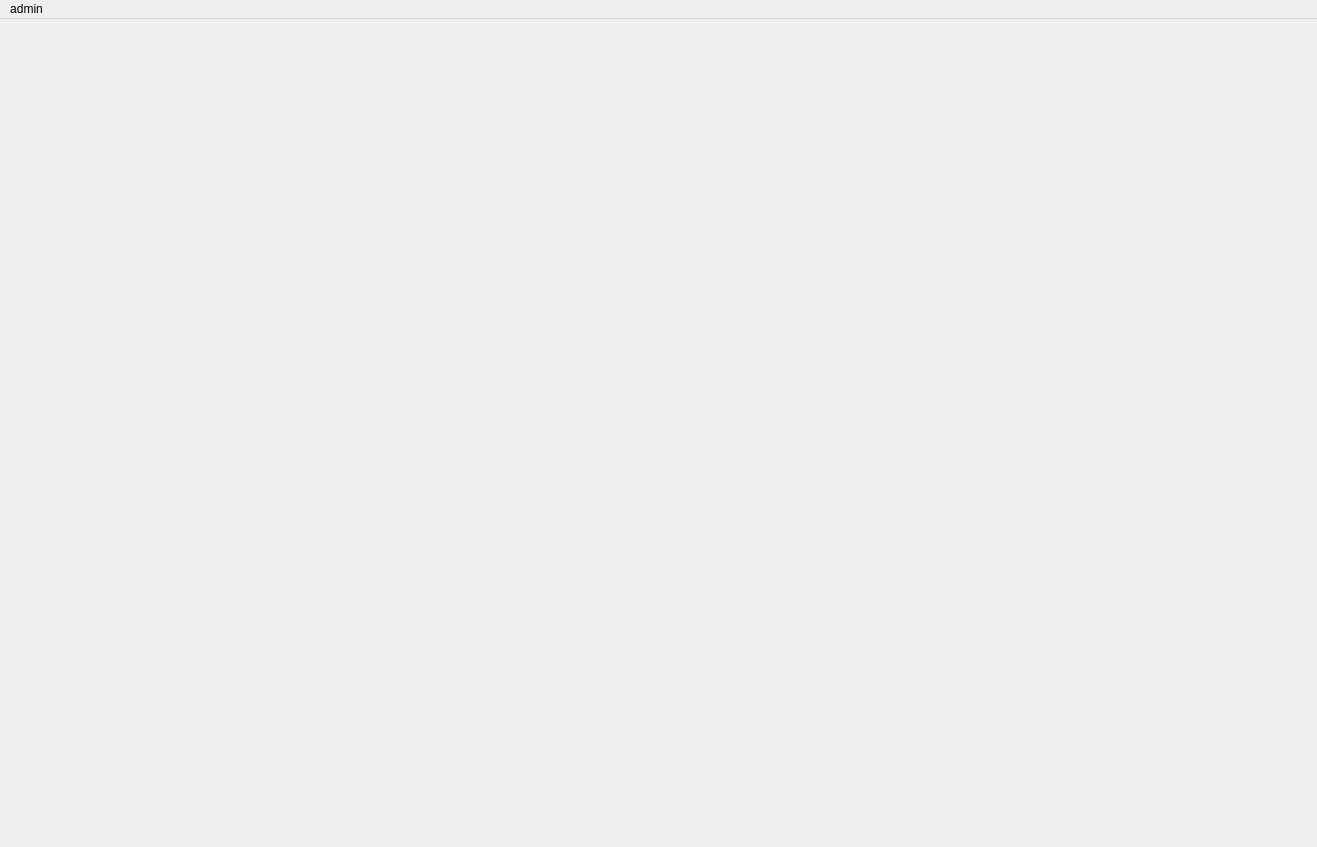
<?xml version="1.0" encoding="UTF-8"?>
<ui version="4.0">
 <class>MainWindow</class>
 <widget class="QMainWindow" name="MainWindow">
  <property name="geometry">
   <rect>
    <x>0</x>
    <y>0</y>
    <width>1317</width>
    <height>847</height>
   </rect>
  </property>
  <property name="windowTitle">
   <string>MainWindow</string>
  </property>
  <widget class="QWidget" name="centralwidget">
   <widget class="QLabel" name="label">
    <property name="geometry">
     <rect>
      <x>0</x>
      <y>0</y>
      <width>1311</width>
      <height>811</height>
     </rect>
    </property>
    <property name="text">
     <string/>
    </property>
    <property name="pixmap">
     <pixmap>kkkkkkkkkk.jpg</pixmap>
    </property>
    <property name="scaledContents">
     <bool>true</bool>
    </property>
   </widget>
  </widget>
  <widget class="QMenuBar" name="menubar">
   <property name="geometry">
    <rect>
     <x>0</x>
     <y>0</y>
     <width>1317</width>
     <height>26</height>
    </rect>
   </property>
   <widget class="QMenu" name="menuadmin">
    <property name="title">
     <string>admin</string>
    </property>
    <widget class="QMenu" name="pm">
     <property name="title">
      <string>profile_management</string>
     </property>
     <addaction name="add"/>
     <addaction name="update"/>
    </widget>
    <widget class="QMenu" name="menusearch_management">
     <property name="title">
      <string>search management</string>
     </property>
     <addaction name="search"/>
     <addaction name="show_all"/>
    </widget>
    <widget class="QMenu" name="menuchart">
     <property name="title">
      <string>chart</string>
     </property>
     <addaction name="highest"/>
    </widget>
    <addaction name="pm"/>
    <addaction name="add_language"/>
    <addaction name="sm"/>
    <addaction name="rating"/>
    <addaction name="menusearch_management"/>
    <addaction name="menuchart"/>
   </widget>
   <addaction name="menuadmin"/>
  </widget>
  <action name="login">
   <property name="icon">
    <iconset resource="admin.qrc">
     <normaloff>:/adminimage/download (1).jfif</normaloff>:/adminimage/download (1).jfif</iconset>
   </property>
   <property name="text">
    <string>login</string>
   </property>
  </action>
  <action name="add_language">
   <property name="icon">
    <iconset resource="admin.qrc">
     <normaloff>:/adminimage/5.png</normaloff>:/adminimage/5.png</iconset>
   </property>
   <property name="text">
    <string>language_details</string>
   </property>
  </action>
  <action name="sm">
   <property name="icon">
    <iconset resource="admin.qrc">
     <normaloff>:/adminimage/2.png</normaloff>:/adminimage/2.png</iconset>
   </property>
   <property name="text">
    <string>survey_management</string>
   </property>
  </action>
  <action name="rating">
   <property name="icon">
    <iconset resource="admin.qrc">
     <normaloff>:/adminimage/3.png</normaloff>:/adminimage/3.png</iconset>
   </property>
   <property name="text">
    <string>language_rating</string>
   </property>
  </action>
  <action name="add">
   <property name="icon">
    <iconset resource="admin.qrc">
     <normaloff>:/adminimage/5.png</normaloff>:/adminimage/5.png</iconset>
   </property>
   <property name="text">
    <string>add_admin</string>
   </property>
  </action>
  <action name="update">
   <property name="icon">
    <iconset resource="admin.qrc">
     <normaloff>:/adminimage/00.png</normaloff>:/adminimage/00.png</iconset>
   </property>
   <property name="text">
    <string>update_admin</string>
   </property>
  </action>
  <action name="search">
   <property name="icon">
    <iconset resource="admin.qrc">
     <normaloff>:/adminimage/99.png</normaloff>:/adminimage/99.png</iconset>
   </property>
   <property name="text">
    <string>all_language</string>
   </property>
  </action>
  <action name="show_all">
   <property name="icon">
    <iconset resource="admin.qrc">
     <normaloff>:/adminimage/2.png</normaloff>:/adminimage/2.png</iconset>
   </property>
   <property name="text">
    <string>showall</string>
   </property>
  </action>
  <action name="highest">
   <property name="icon">
    <iconset resource="admin.qrc">
     <normaloff>:/adminimage/11.png</normaloff>:/adminimage/11.png</iconset>
   </property>
   <property name="text">
    <string>highest</string>
   </property>
  </action>
 </widget>
 <resources>
  <include location="admin.qrc"/>
  <include location="../../SHEETAL/GuiApps/touristmenu.qrc"/>
 </resources>
 <connections/>
</ui>
